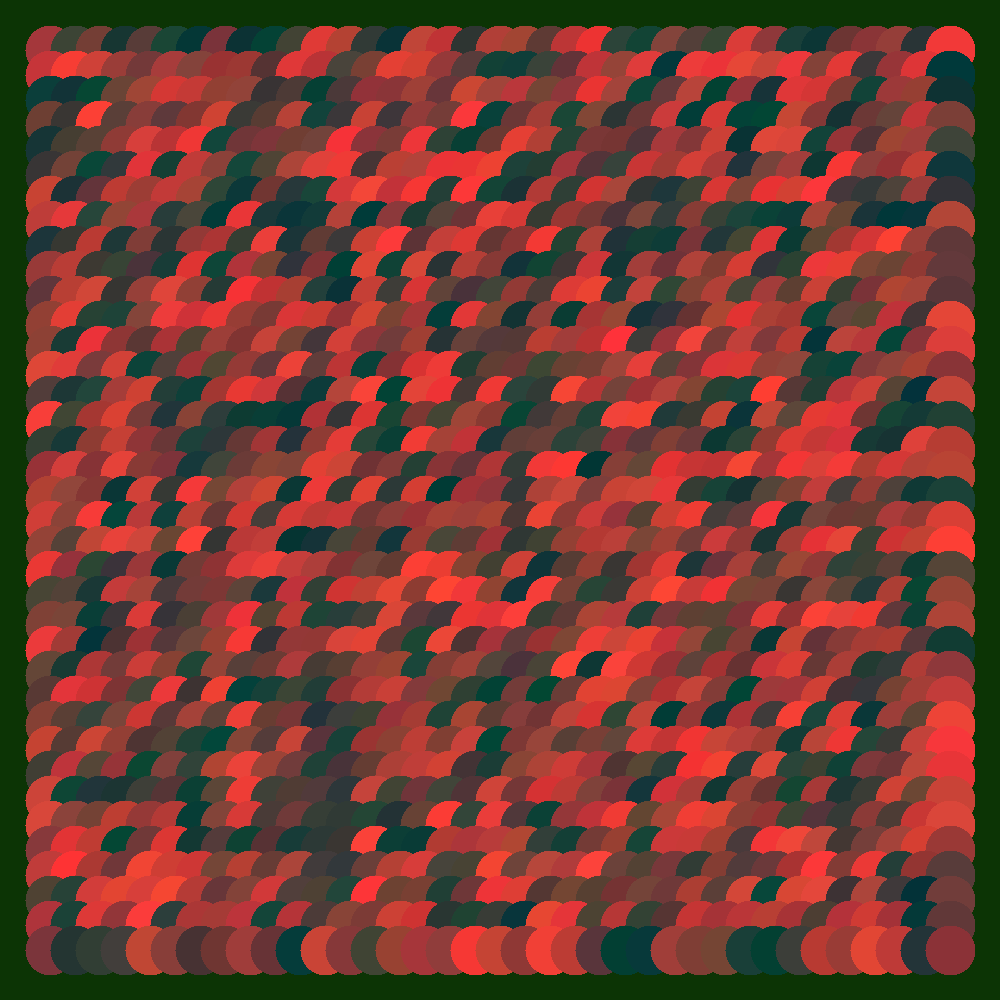
Frame 1 (no input)
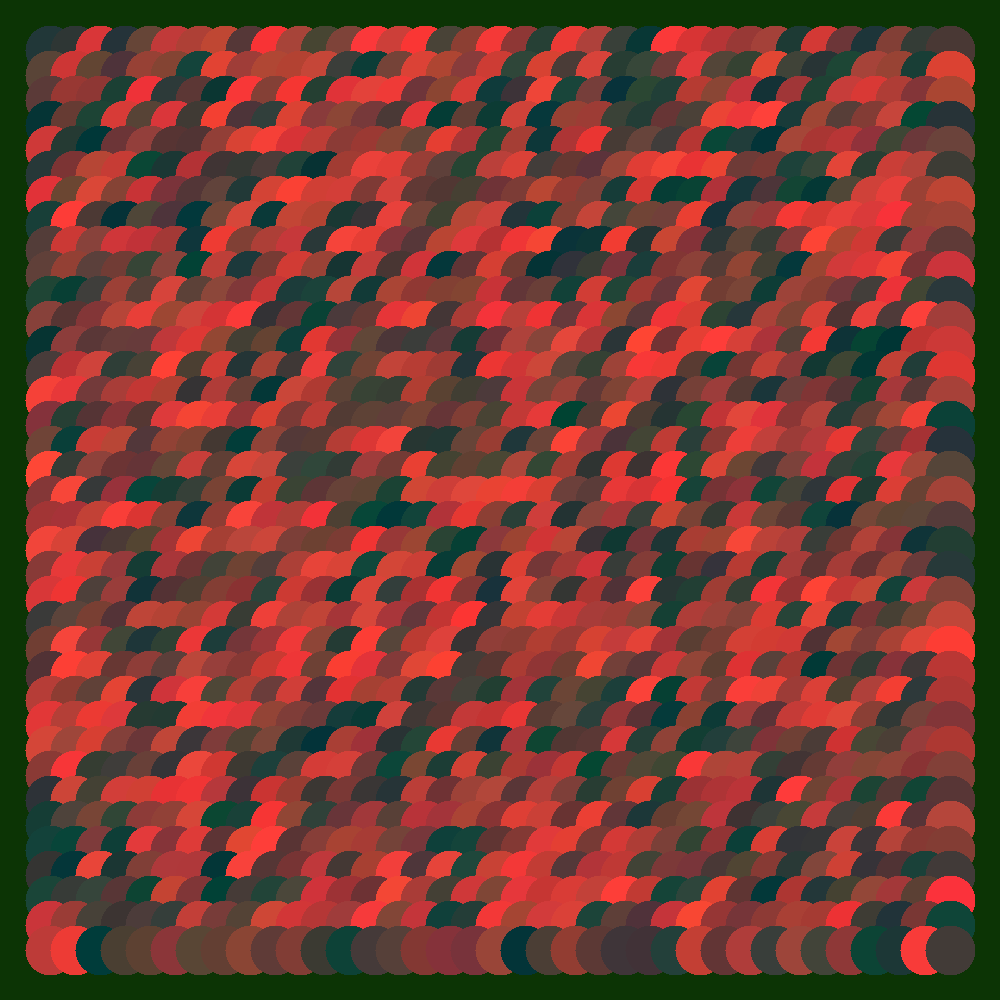
Frame 60 (the mouse pressed at the canvas centre just before this capture)
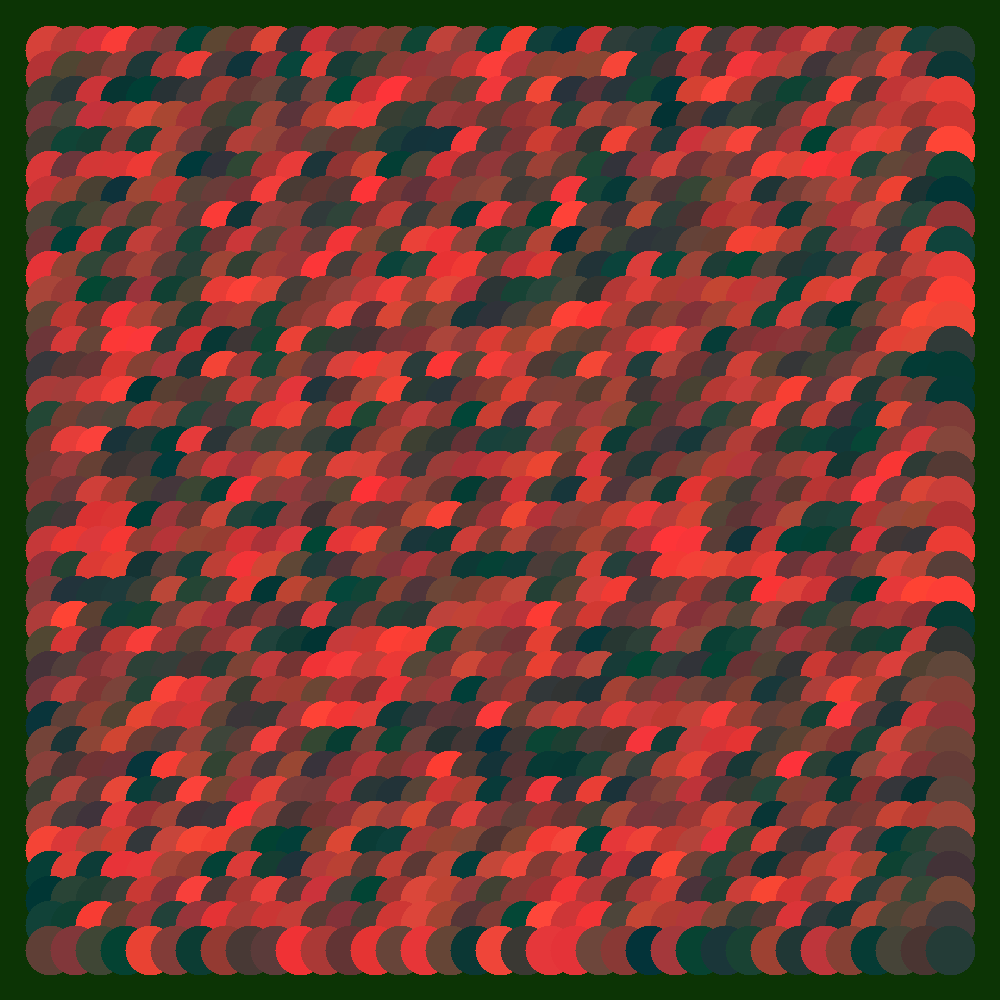
Frame 120 (the mouse held since frame 60 and released just before this capture)

The Processing sketch that drew these frames (run headless with seeded random() and noise(); from frame 60 on, the mouse is pressed at the canvas centre):

// Processing sketch: processing_187447
// ── processing_187447.pde

void setup(){
size(1000, 1000);
background(12,52,5);
noSmooth();
noStroke();
frameRate(6.3);
}

void draw() {
  //background(random(50, 255),random(50, 255),random(50, 255));
  for (int y=50; y<=height-50; y+=25) {
    for (int x=50; x<=width-50; x+=25) {
      fill(random(0, 255),random(50, 72),random(50, 60));
      ellipse(x, y, 50, 50);
    }
  }
}
